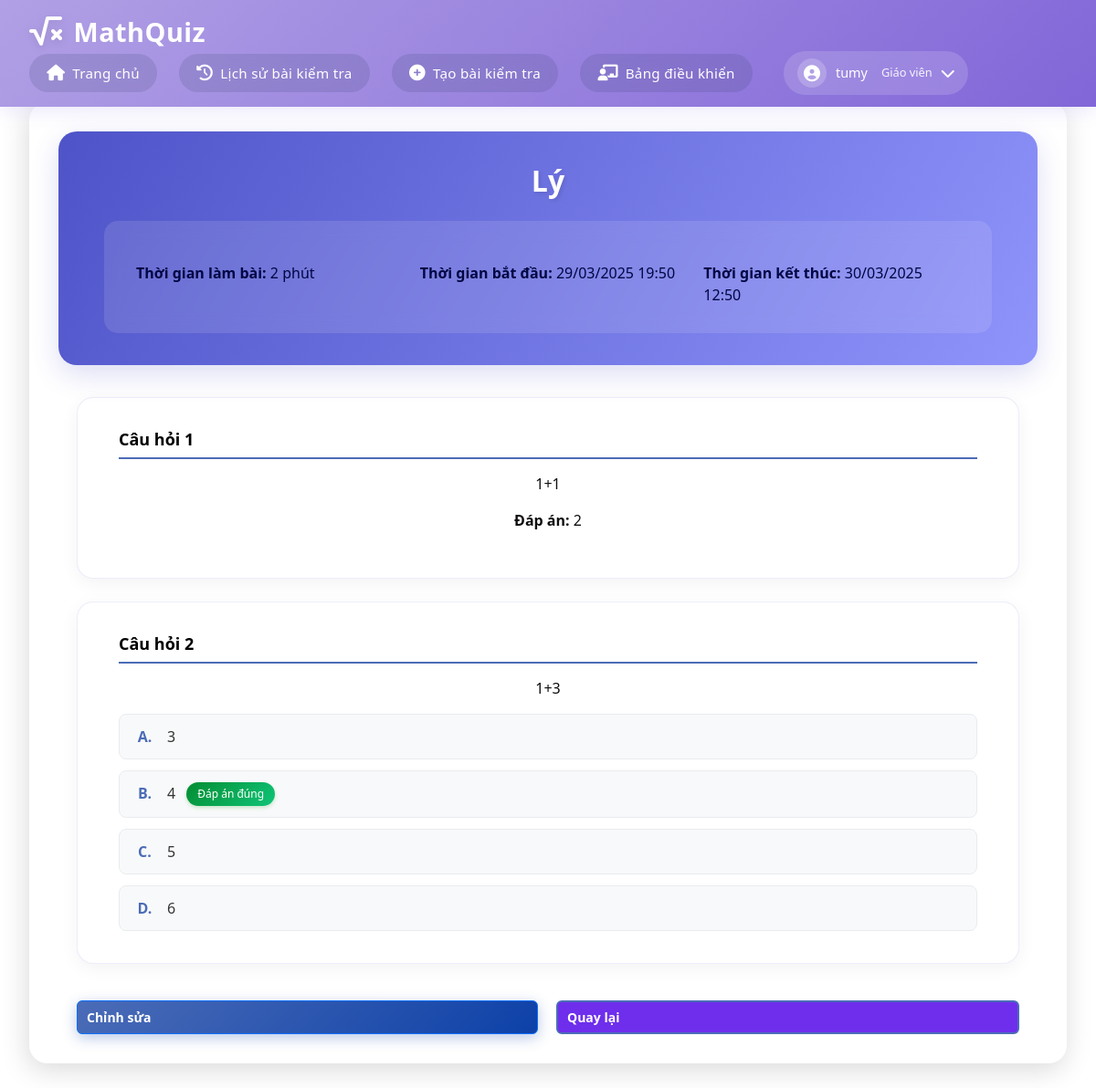
The page /view-quiz/24 (signed in) on the database its author committed.
### app.py (models this page shows)
class User(db.Model):
    id = db.Column(db.Integer , primary_key=True)
    email = db.Column(db.String(120), unique=True, nullable=False)
    username = db.Column(db.String(80), unique=True, nullable=False)
    password = db.Column(db.String(120), nullable=False)
    role = db.Column(db.String(20), nullable=False)  # 'teacher' or 'student'

class Quiz(db.Model):
    id = db.Column(db.Integer, primary_key=True)
    title = db.Column(db.String(200), nullable=False)
    quiz_code = db.Column(db.String(10), unique=True, nullable=True, server_default=None)  # Make it nullable with default None
    teacher_id = db.Column(db.Integer, db.ForeignKey('user.id'), nullable=False)
    start_time = db.Column(db.DateTime, nullable=False)
    end_time = db.Column(db.DateTime, nullable=False)
    duration = db.Column(db.Integer, nullable=False)  # in minutes
    max_attempts = db.Column(db.Integer, nullable=True, default=None)  # Số lần làm bài tối đa
    is_public = db.Column(db.Boolean, default=False)  # Thêm trường is_public
    questions = db.relationship('Question', backref='quiz', lazy=True)
    teacher = db.relationship('User', backref='quizzes', lazy=True)

class Question(db.Model):
    id = db.Column(db.Integer, primary_key=True)
    quiz_id = db.Column(db.Integer, db.ForeignKey('quiz.id'), nullable=False)
    question_text = db.Column(db.String(500), nullable=False)
    question_type = db.Column(db.String(20), nullable=False)  # 'multiple_choice' or other types
    correct_answer = db.Column(db.String(500), nullable=False)
    answers = db.relationship('Answer', backref='question', lazy=True)

class Answer(db.Model):
    id = db.Column(db.Integer, primary_key=True)
    question_id = db.Column(db.Integer, db.ForeignKey('question.id'), nullable=False)
    answer_text = db.Column(db.String(500), nullable=False)

### app.py (the view)
@app.route('/view-quiz/<int:quiz_id>')
def view_quiz(quiz_id):
    if 'user_id' not in session:
        return redirect(url_for('login'))
    quiz = Quiz.query.get_or_404(quiz_id)
    user = User.query.get(session['user_id'])
    if user.role != 'teacher' or quiz.teacher_id != user.id:
        flash('Bạn không có quyền truy cập bài kiểm tra này!')
        return redirect(url_for('home'))
    questions = Question.query.filter_by(quiz_id=quiz_id).all()
    return render_template('view_quiz.html', quiz=quiz, questions=questions)

### templates/view_quiz.html (shortened to what this page needs)
{% extends "base.html" %}
{% block content %}
<div class="container">
    <div class="quiz-header">
        <h1>{{ quiz.title }}</h1>
        <div class="quiz-info">
            <p class="quiz-info-text"><strong>Thời gian làm bài:</strong> {{ quiz.duration }} phút</p>
            <p class="quiz-info-text"><strong>Thời gian bắt đầu:</strong> {{ quiz.start_time.strftime('%d/%m/%Y %H:%M') }}</p>
            <p class="quiz-info-text"><strong>Thời gian kết thúc:</strong> {{ quiz.end_time.strftime('%d/%m/%Y %H:%M') }}</p>
        </div>
    </div>
    <div class="questions-list">
        {% for question in questions %}
        <div class="question-card">
            <h3>Câu hỏi {{ loop.index }}</h3>
            <p class="question-text">{{ question.question_text }}</p>
            {% if question.question_type == 'multiple_choice' %}
                <div class="options">
                    {% for answer in question.answers %}
                    <div class="option">
                        {% set option_letter = ['A', 'B', 'C', 'D'][loop.index0] %}
                        <span class="option-letter">{{ option_letter }}.</span>
                        <span class="answer-text">{{ answer.answer_text }}</span>
                        {% if answer.answer_text == question.correct_answer %}
                            <span class="correct-answer-badge">Đáp án đúng</span>
                        {% endif %}
                    </div>
                    {% endfor %}
                </div>
            {% else %}
                <div class="fill-in-blank">
                    <p><strong>Đáp án:</strong> {{ question.correct_answer }}</p>
                </div>
            {% endif %}
        </div>
        {% endfor %}
    </div>
    <div class="action-buttons">
        <a href="{{ url_for('edit_quiz', quiz_id=quiz.id) }}" class="btn btn-primary">Chỉnh sửa</a>
        <a href="{{ url_for('manage_quizzes') }}" class="btn btn-secondary">Quay lại</a>
    </div>
</div>
{% endblock %}

### templates/base.html (shortened to what this page needs)
<!DOCTYPE html>
<html lang="vi">
<head>
    <link rel="stylesheet" href="{{ url_for('static', filename='css/style.css') }}">
    <link rel="stylesheet" href="https://cdnjs.cloudflare.com/ajax/libs/font-awesome/6.0.0-beta3/css/all.min.css">
    <link href="https://cdn.jsdelivr.net/npm/bootstrap-icons/font/bootstrap-icons.css" rel="stylesheet">
    <link rel="stylesheet" href="https://cdn.jsdelivr.net/npm/bootstrap@5.1.3/dist/css/bootstrap.min.css">
</head>
<body>
    <nav class="navbar">
        <div class="logo">
            <i class="fas fa-square-root-alt"></i>
            MathQuiz
        </div>
        <div class="nav-links">
            <a href="{{ url_for('home') }}">
                <i class="fas fa-home"></i>
                Trang chủ
            </a>
            {% if 'user_id' in session %}
                <a href="{{ url_for('history') }}">
                    <i class="fas fa-history"></i>
                    Lịch sử bài kiểm tra
                </a>
                {% if session['role'] == 'teacher' %}
                    <a href="{{ url_for('create_quiz') }}">
                        <i class="fas fa-plus-circle"></i>
                        Tạo bài kiểm tra
                    </a>
                    <a href="{{ url_for('teacher_dashboard') }}">
                        <i class="fas fa-chalkboard-teacher"></i>
                        Bảng điều khiển
                    </a>
                {% endif %}
                <div class="user-profile-nav">
                    <button class="profile-trigger" onclick="toggleProfileMenu()">
                        <div class="profile-avatar">
                            <i class="fas fa-user-circle"></i>
                        </div>
                        <span class="profile-name">{{ session['username'] }}</span>
                        <span class="profile-role">
                            {% if session['role'] == 'teacher' %}
                                Giáo viên
                            {% else %}
                                Học sinh
                            {% endif %}
                        </span>
                        <i class="fas fa-chevron-down"></i>
                    </button>
                </div>
            {% endif %}
        </div>
    </nav>
    <div class="container">
        {% block content %}{% endblock %}
    </div>
</body>
</html>

### static/css/style.css (style rules this page uses)
:root { --primary-color: #9370DB; --secondary-color: #B19CD9; --background-color: linear-gradient(135deg, #9370DB, #9c83ca, #F8F8FF); --text-color: #333; }
* { margin: 0; padding: 0; box-sizing: border-box; }
html, body { height: 100%; margin: 0; display: flex; flex-direction: column; }
body { font-family: Arial, sans-serif; background-color: var(--background-color); color: var(--text-color); line-height: 1.6; height: 100%; width: 100%; margin: 0; }
.logo { font-size: 30px; font-weight: bold; display: flex; align-items: center; gap: 8px; color: #2c027a; }
.container { width: 100%; text-align: center; margin: 30px auto; }
.navbar { background-color: var(--primary-color); padding: 1rem 2rem; display: flex; justify-content: space-between; align-items: center; box-shadow: 0 2px 4px rgba(0,0,0,0.1); }
.btn { background-color: #9370DB; color: white; padding: 0.8rem 1.5rem; border: none; border-radius: 4px; cursor: pointer; font-size: 1rem; transition: background-color 0.3s; text-decoration: none; display: inline-block; }
.action-buttons { margin-top: 1rem; display: flex; justify-content: center; gap: 8px; max-width: 250px; margin: 0 auto; }
.action-buttons .btn { flex: 1; padding: 6px 10px; font-size: 14px; font-weight: 600; border-radius: 6px; transition: all 0.2s ease-in-out; text-decoration: none; text-align: center; }
.action-buttons .btn:first-child { background-color: #007bff; color: white; }
.action-buttons .btn:last-child { background-color: #28a745; color: white; }
.btn { width: 300px; padding: 12px; font-size: 18px; color: #fff; background-color: #007bff; border: none; border-radius: 4px; cursor: pointer; }
.btn-primary { width: auto; background-color: #1a9248 !important; }
.btn-secondary { width: auto; background-color: #6e2eec !important; }
.quiz-info-text { font-size: 0.875rem; margin: 5px 0; word-wrap: break-word; }
p { margin-top: 20px; color: #110e0e; text-align: center; }
.quiz-info-text { margin-top: 20px; color: #110e0e; text-align: center; text-align: left; }

### templates/base.html (style rules this page uses)
:root { --primary-color: #b1a0e5; --secondary-color: #8166d8; --background-color: #b1a4dd; --text-color: #333; --shadow: rgba(112, 87, 219, 0.15); }
body { margin: 0; padding: 0; min-height: 100vh; background: var(--background-color); font-family: 'Segoe UI', system-ui, -apple-system, sans-serif; color: var(--text-color); display: flex; flex-direction: column; }
.navbar { background: linear-gradient(135deg, var(--primary-color), var(--secondary-color)); padding: 0.8rem 2rem; box-shadow: 0 4px 20px var(--shadow); position: fixed; width: 100%; top: 0; z-index: 1000; }
.logo { font-size: 1.8rem; font-weight: 600; color: white; text-decoration: none; display: flex; align-items: center; gap: 12px; letter-spacing: 0.5px; }
.logo i { font-size: 2rem; filter: drop-shadow(0 2px 4px rgba(0,0,0,0.1)); }
.nav-links { display: flex; align-items: center; gap: 1.5rem; }
.nav-links a { color: white; text-decoration: none; padding: 0.6rem 1.2rem; border-radius: 50px; font-size: 0.95rem; font-weight: 500; letter-spacing: 0.3px; display: flex; align-items: center; gap: 8px; transition: all 0.3s ease; background: rgba(51, 64, 100, 0.15); backdrop-filter: blur(10px); }
.nav-links a i { font-size: 1.1rem; }
.container { margin-top: 6rem; margin-bottom: 15px; padding: 2rem; background: white; border-radius: 20px; box-shadow: -2px 7px 30px rgb(0 0 0 / 15%); flex: 1; }
.user-profile-nav { position: relative; margin-left: 10px; }
.profile-trigger { display: flex; align-items: center; gap: 10px; background: rgba(255, 255, 255, 0.15); border: none; padding: 8px 15px; border-radius: 50px; color: white; cursor: pointer; transition: all 0.3s ease; }
.profile-avatar { width: 32px; height: 32px; border-radius: 50%; background: rgba(255, 255, 255, 0.2); display: flex; align-items: center; justify-content: center; }
.profile-avatar i { font-size: 18px; color: white; }
.profile-name { font-weight: 500; font-size: 0.9rem; }
.profile-role { font-size: 0.8rem; opacity: 0.9; margin-left: 5px; }

### rows shown on the page
User: username "tumy"
Quiz: title "Lý", duration "2", start_time "29/03/2025 19:50", end_time "30/03/2025 12:50"
Question: question_text "1+1", correct_answer "2"
Question: question_text "1+3"
Answer: option_letter "A", answer_text "3"
Answer: option_letter "B", answer_text "4", shows "Đáp án đúng"
Answer: option_letter "C", answer_text "5"
Answer: option_letter "D", answer_text "6"
